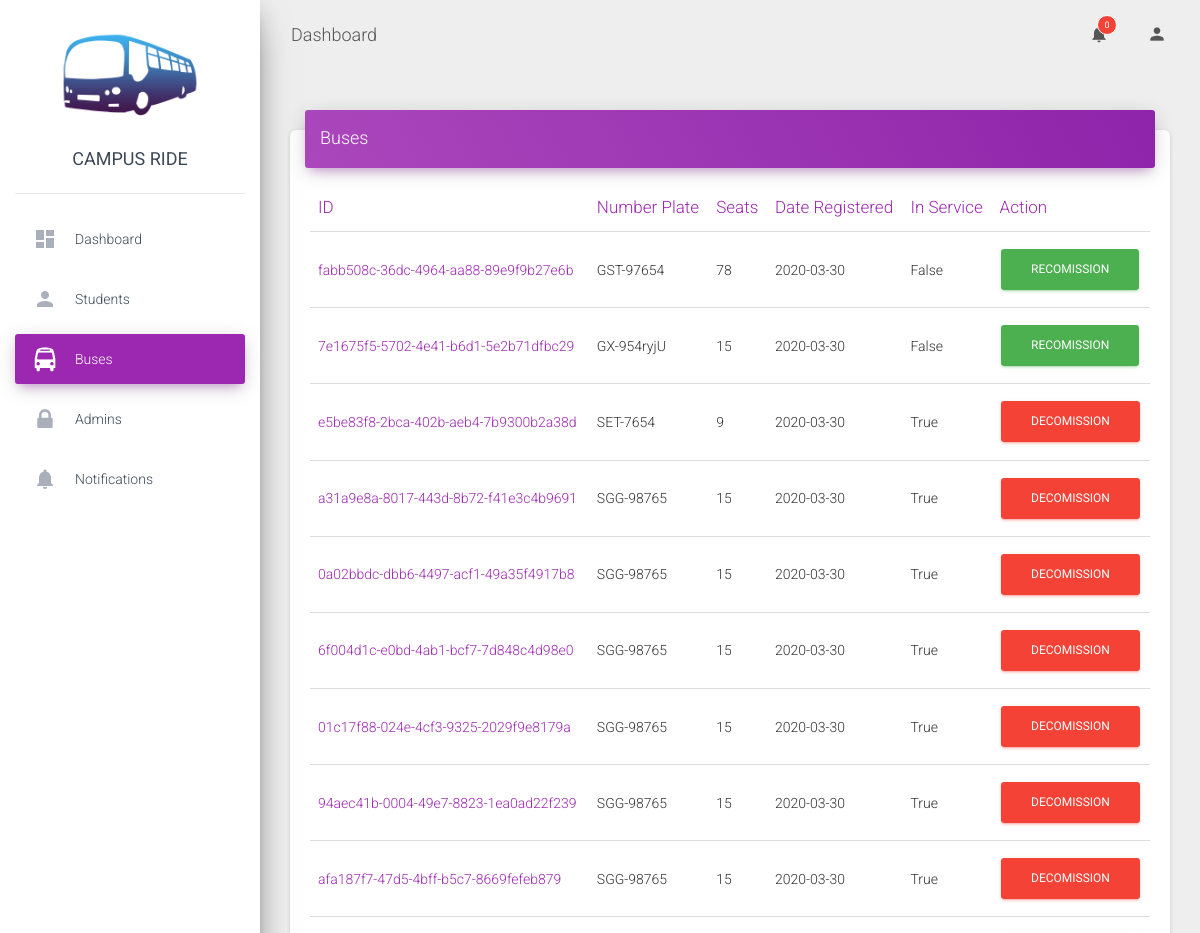
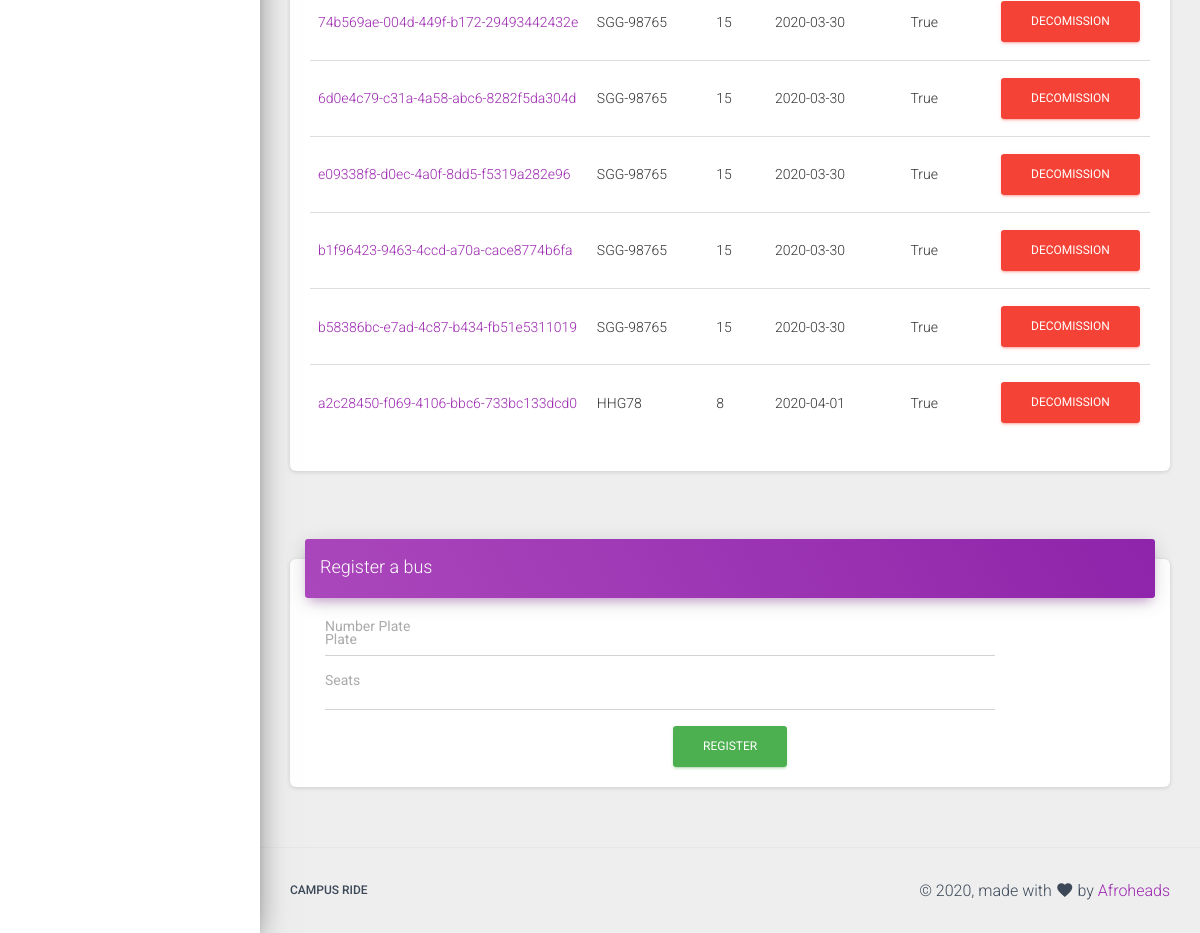
The app's page /admin_buses (signed in) with its own data (2 pictures, top to bottom).
### app/module/models.py (models this page shows, shortened)
class Bus(db.Model):
	__tablename__ = "buses"
	id = db.Column(db.Integer, primary_key=True, autoincrement=True)
	qr_id = db.Column(db.String(), unique=True, nullable=True)
	is_active = db.Column(db.Boolean, unique=False, nullable=True)
	alt_id = db.Column(db.String(), unique=True, nullable=True)
	seats = db.Column(db.Integer, unique=False, nullable=True)
	number_plate = db.Column(db.String(), unique=False, nullable=True)
	registered_on = db.Column(db.String(), unique=False, nullable=True)

### app/module/controllers.py (the view)
@mod_auth.route('/admin_buses')
@login_required
def admin_buses():
	if current_user.is_admin:
		today = Notifications.query.filter_by(date=str(datetime.date.today())).first()
		data = {
			"buses": Bus.query.all(),
			"notifications":Notifications.query.filter_by(date=str(datetime.date.today())),
			"admin":current_user.is_admin,
			"has_permission":current_user.permission == 2
		}
		try:
			data['notif_count'] = len(today.get_notifications())
		except:
			data['notif_count'] = 0
		return render_template('admin_buses.html', **data)
	return redirect('/')

### app/module/models.py (called while the page is built)
@login.user_loader
def load_user(id):
    return User.query.get(int(id))

	def get_notifications(self):
		return json.loads(self.notifications)

### app/templates/admin_buses.html (shortened to what this page needs)
{% extends 'base_admin_dash.html' %}
{% block bus %}active{% endblock %}
{% block num_notif %}{{ notif_count }}{% endblock %}
{% block buses %}
  <div class="row">
            <div class="col-md-12">
              <div class="card">
                <div class="card-header card-header-primary">
                  <h4 class="card-title ">Buses</h4>
                </div>
                <div class="card-body">
                  <div class="table-responsive">
                    <table class="table">
                      <thead class=" text-primary">
                        <th>
                          ID
                        </th>
                        <th>
                          Number Plate
                        </th>
                        <th>
                          Seats
                        </th>
                        <th>
                          Date Registered
                        </th>
                        <th>
                          In Service
                        </th>
                        <th>
                        	Action
                        </th>
                      </thead>
                      <tbody>
                        {% for i in buses %}
                          <tr>
                            <td><a href="/bus/{{ i.qr_id }}">{{ i.qr_id }}</a></td>
                            <td>{{ i.number_plate }}</td>
                            <td>{{ i.seats }}</td>
                            <td>{{ i.registered_on }}</td>
                            <td>{{ i.is_active }}</td>
                            {% if i.is_active %}
                              <td><form method="post" action="/dec_bus/{{ i.qr_id }}">
                              <button class="btn btn-danger" type="submit">Decomission</button>
                              </form></td>
                            {% else %}
                              <td><form method="post" action="/rec_bus/{{ i.qr_id }}">
                              <button class="btn btn-success" type="submit">Recomission</button>
                              </form></td>
                            {% endif %}
                          </tr>
                        {% endfor %}
                      </tbody>
                    </table>
                  </div>
                </div>
              </div>
              <div class="card" style="margin-top: 10%">
            	<div class="card-header card-header-primary">
                  <h4 class="card-title ">Register a bus</h4>
                </div>
            	<div class="card-body">
            		<form action="/reg_bus" method="post">
    					  <div class="form-group row">
    					    <label for="inputPassword"  class="col-sm-2 col-form-label">Number Plate</label>
    					    <div class="col-sm-10">
    					      <input type="text" name="plate" class="form-control" id="inputPassword" placeholder="Plate">
    					    </div>
    					  </div>
    					  <div class="form-group row">
    					    <label for="staticEmail" class="col-sm-2 col-form-label">Seats</label>
    					    <div class="col-sm-10">
    					      <input type="text" name="seats" class="form-control" id="staticEmail">
    					    </div>
    					  </div>
    					  <center>
    					  	<button class="btn btn-success" type="submit">Register</button>
    					  </center>
					     </form>
            	</div>
            </div>
            </div>
          </div>
{% endblock %}

### app/templates/base_admin_dash.html (shortened to what this page needs)
<!doctype html>
<html lang="en">
<head>
  <link rel="stylesheet" href="https://maxcdn.bootstrapcdn.com/font-awesome/latest/css/font-awesome.min.css">
  <link href="{{ url_for('static', filename='css/material-dashboard.css') }}" rel="stylesheet" />
  <link rel="stylesheet" href="https://cdnjs.cloudflare.com/ajax/libs/sweetalert/1.1.3/sweetalert.min.css">
    <link rel="stylesheet" href="https://cdnjs.cloudflare.com/ajax/libs/sweetalert/1.1.3/sweetalert.min.css">
</head>
<body>
  <div class="wrapper ">
    <div class="sidebar" data-color="purple" data-background-color="white">
      <div class="logo">
        <a href="#" class="simple-text logo-mini">
          <img src="{{ url_for('static', filename='img/logo.png') }}" style="object-fit: cover;width: 70%">
        </a>
        <a href="http://www.creative-tim.com" class="simple-text logo-normal">
          Campus Ride
        </a>
      </div>
      <div class="sidebar-wrapper">
        <ul class="nav">
          <li class="nav-item  {% block home_act %}{% endblock %}  ">
            <a class="nav-link" href="/admin_home">
              <i class="material-icons">dashboard</i>
              <p>Dashboard</p>
            </a>
          </li>
          <li class="nav-item  {% block user %}{% endblock %}">
            <a class="nav-link" href="/admin_students">
              <i class="material-icons">person</i>
              <p>Students</p>
            </a>
          </li>
          <li class="nav-item {% block bus %}{% endblock %}  ">
            <a class="nav-link" href="/admin_buses">
              <i class="fa fa-bus"></i>
              <p>Buses</p>
            </a>
          </li>
          {% if has_permission %}
            <li class="nav-item {% block admin %}{% endblock %}  ">
              <a class="nav-link" href="/admin_admin">
                <i class="fa fa-lock"></i>
                <p>Admins</p>
              </a>
            </li>
          {% endif %}
          <li class="nav-item {% block notification %}{% endblock %}  ">
            <a class="nav-link" href="/admin_notifications">
              <i class="material-icons">notifications</i>
              <p>Notifications</p>
            </a>
          </li>
        </ul>
      </div>
    </div>
    <div class="main-panel">
      <nav class="navbar navbar-expand-lg navbar-transparent navbar-absolute fixed-top ">
        <div class="container-fluid">
          <div class="navbar-wrapper">
            <a class="navbar-brand" href="javascript:;">Dashboard</a>
          </div>
          <div class="collapse navbar-collapse justify-content-end">
            <ul class="navbar-nav">
              <li class="nav-item  dropdown">
                <a class="nav-link" href="http://example.com" id="navbarDropdownMenuLink" data-toggle="dropdown" aria-haspopup="true" aria-expanded="false">
                  <i class="material-icons">notifications</i>
                  <span class="notification">{% block num_notif %}{% endblock %}</span>
                </a>
              </li>
              <li class="nav-item  dropdown">
                <a class="nav-link" href="javascript:;" id="navbarDropdownProfile" data-toggle="dropdown" aria-haspopup="true" aria-expanded="false">
                  <i class="material-icons">person</i>
                </a>
              </li>
            </ul>
          </div>
        </div>
      </nav>
      <div class="content">
        <div class="container-fluid">
          {% block buses %}{% endblock %}
        </div>
      </div>
      <footer class="footer">
        <div class="container-fluid">
          <nav class="float-left">
            <ul>
              <li>
                <a href="#">
                  Campus Ride
                </a>
              </li>
            </ul>
          </nav>
          <div class="copyright float-right">
            &copy;
            , made with <i class="material-icons">favorite</i> by
            <a href="#" target="_blank">Afroheads</a>
          </div>
        </div>
      </footer>
    </div>
  </div>
</body>
</html>

### records on screen
Bus: qr_id "fabb508c-36dc-4964-aa88-89e9f9b27e6b", number_plate "GST-97654", seats "78", registered_on "2020-03-30", is_active "False"
Bus: qr_id "7e1675f5-5702-4e41-b6d1-5e2b71dfbc29", number_plate "GX-954ryjU", seats "15", registered_on "2020-03-30", is_active "False"
Bus: qr_id "e5be83f8-2bca-402b-aeb4-7b9300b2a38d", number_plate "SET-7654", seats "9", registered_on "2020-03-30", is_active "True"
Bus: qr_id "a31a9e8a-8017-443d-8b72-f41e3c4b9691", number_plate "SGG-98765", seats "15", registered_on "2020-03-30", is_active "True"
Bus: qr_id "0a02bbdc-dbb6-4497-acf1-49a35f4917b8", number_plate "SGG-98765", seats "15", registered_on "2020-03-30", is_active "True"
Bus: qr_id "6f004d1c-e0bd-4ab1-bcf7-7d848c4d98e0", number_plate "SGG-98765", seats "15", registered_on "2020-03-30", is_active "True"
Bus: qr_id "01c17f88-024e-4cf3-9325-2029f9e8179a", number_plate "SGG-98765", seats "15", registered_on "2020-03-30", is_active "True"
Bus: qr_id "94aec41b-0004-49e7-8823-1ea0ad22f239", number_plate "SGG-98765", seats "15", registered_on "2020-03-30", is_active "True"
Bus: qr_id "afa187f7-47d5-4bff-b5c7-8669fefeb879", number_plate "SGG-98765", seats "15", registered_on "2020-03-30", is_active "True"
Bus: qr_id "74b569ae-004d-449f-b172-29493442432e", number_plate "SGG-98765", seats "15", registered_on "2020-03-30", is_active "True"
Bus: qr_id "6d0e4c79-c31a-4a58-abc6-8282f5da304d", number_plate "SGG-98765", seats "15", registered_on "2020-03-30", is_active "True"
Bus: qr_id "e09338f8-d0ec-4a0f-8dd5-f5319a282e96", number_plate "SGG-98765", seats "15", registered_on "2020-03-30", is_active "True"
Bus: qr_id "b1f96423-9463-4ccd-a70a-cace8774b6fa", number_plate "SGG-98765", seats "15", registered_on "2020-03-30", is_active "True"
Bus: qr_id "b58386bc-e7ad-4c87-b434-fb51e5311019", number_plate "SGG-98765", seats "15", registered_on "2020-03-30", is_active "True"
Bus: qr_id "a2c28450-f069-4106-bbc6-733bc133dcd0", number_plate "HHG78", seats "8", registered_on "2020-04-01", is_active "True"

### other values on screen
{{ notif_count }} "0"
